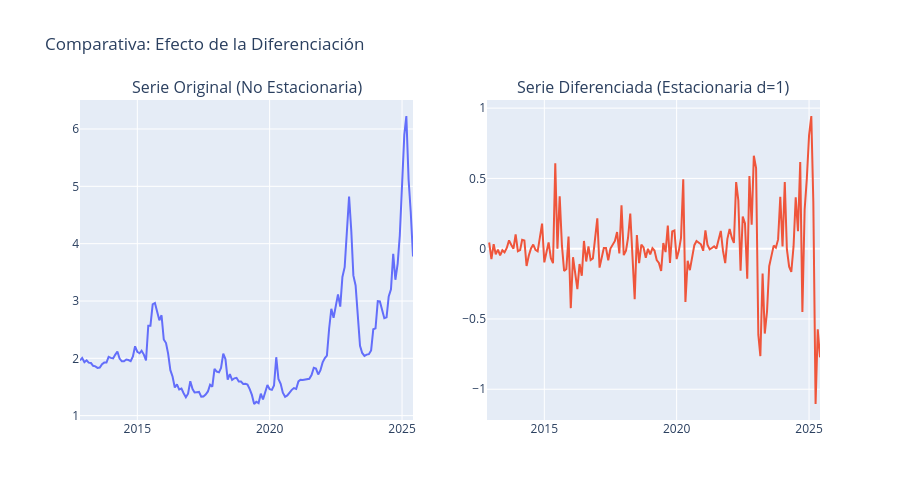

Notebook code cell kept with this figure:
### Markdown cell above
## <font color= #66b0b0> &ensp; • **Estacionariedad** </font>
Un supuesto que se tiene al trabajar con modelos **ARIMA** es la estacionariedad, la cuál es la propiedad que mantiene media, varianza y autocovarianza constantes a lo largo del tiempo.

Para validar si una serie de tiempo es estacionaria, se realizan las siguientes pruebas:
- Augmented Dickey-Fuller (ADF)
  - Si el **p-value es menor a 0.05** la serie es **ESTACIONARIA.**
  - Si el **critical value es menor al test statistic** la serie es **ESTACIONARIA.**

### Code cell
# @title Prueba de Dickey-Fuller y Diferenciación
def check_stationarity(series, title="Serie Original"):
    result = adfuller(series.dropna())
    print(f'ADF Test: {title}')
    print(f'Estadístico ADF: {result[0]:.4f}')
    print(f'p-value: {result[1]:.4f}')
    is_stationary = result[1] < 0.05
    print(f"¿Es estacionaria? {'SÍ' if is_stationary else 'NO'}\n")
    return is_stationary

# Revisamos la serie original
check_stationarity(df['value'], "Nivel Original")

# Aplicamos Primera Diferencia (d=1)
df['diff_1'] = df['value'].diff()

# Revisamos la serie diferenciada
check_stationarity(df['diff_1'], "Primera Diferencia (d=1)")

# Creamos una figura con 2 columnas (Subplots)
fig = make_subplots(
    rows=1, cols=2,
    subplot_titles=("Serie Original (No Estacionaria)", "Serie Diferenciada (Estacionaria d=1)")
)

# Gráfico 1: Serie Original
fig.add_trace(
    go.Scatter(x=df.index, y=df['value'], name='Original'),
    row=1, col=1
)

# Gráfico 2: Serie Diferenciada
fig.add_trace(
    go.Scatter(x=df.index, y=df['diff_1'], name='Diferenciada'),
    row=1, col=2
)

# Ajustes de diseño
fig.update_layout(
    title_text="Comparativa: Efecto de la Diferenciación",
    showlegend=False, # Ocultamos leyenda
    height=500
)

fig.show()

### Figure 1 — Plotly figure (JSON) as saved in the notebook; plotly's stock layout.template omitted (floating-point values rounded to 4 significant figures; data arrays with more than 128 entries replaced by an {"elided": "..."} marker saying what was removed)
{"data": [{"name": "Original", "type": "scatter", "x": {"elided": "152 str values"}, "xaxis": "x", "y": {"elided": "152 float values"}, "yaxis": "y"}, {"name": "Diferenciada", "type": "scatter", "x": {"elided": "152 str values"}, "xaxis": "x2", "y": {"elided": "152 float values"}, "yaxis": "y2"}], "layout": {"annotations": [{"font": {"size": 16}, "showarrow": false, "text": "Serie Original (No Estacionaria)", "x": 0.225, "xanchor": "center", "xref": "paper", "y": 1, "yanchor": "bottom", "yref": "paper"}, {"font": {"size": 16}, "showarrow": false, "text": "Serie Diferenciada (Estacionaria d=1)", "x": 0.775, "xanchor": "center", "xref": "paper", "y": 1, "yanchor": "bottom", "yref": "paper"}], "height": 500, "showlegend": false, "title": {"text": "Comparativa: Efecto de la Diferenciación"}, "xaxis": {"anchor": "y", "domain": [0, 0.45]}, "xaxis2": {"anchor": "y2", "domain": [0.55, 1]}, "yaxis": {"anchor": "x", "domain": [0, 1]}, "yaxis2": {"anchor": "x2", "domain": [0, 1]}}}
